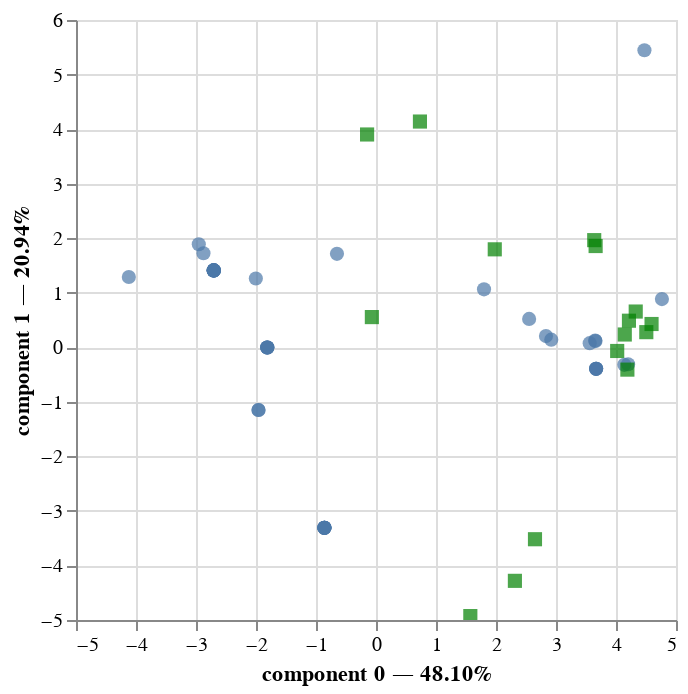

Write notebook code for a chart like this one.
### Markdown cell above
Clearly there are some correlations. But it's hard to see exactly what's going on. This is the value of PCA: it can help summarize a numeric dataset, which is practical when there are many columns.

### Code cell
import prince

pca = prince.PCA(n_components=5)
pca = pca.fit(drinks)
pca.plot(drinks, x_component=0, y_component=1)

### Figure 1 — Vega-Lite specification as saved in the notebook (floating-point values rounded to 4 significant figures)
{"config": {"view": {"continuousWidth": 300, "continuousHeight": 300}}, "layer": [{"data": {"name": "data-4dd1947ed7d21798ac46d180ac423ea1"}, "mark": {"type": "circle", "size": 50}, "encoding": {"tooltip": [{"field": "LCI Name", "type": "nominal"}, {"field": "component 0", "type": "quantitative"}, {"field": "component 1", "type": "quantitative"}], "x": {"axis": {"title": "component 0 — 48.10%"}, "field": "component 0", "scale": {"zero": false}, "type": "quantitative"}, "y": {"axis": {"title": "component 1 — 20.94%"}, "field": "component 1", "scale": {"zero": false}, "type": "quantitative"}}, "name": "view_1"}, {"data": {"name": "data-e020457452415e84e4162c95fa384094"}, "mark": {"type": "square", "color": "green", "size": 50}, "encoding": {"tooltip": [{"field": "variable", "type": "nominal"}], "x": {"field": "component 0", "scale": {"zero": false}, "type": "quantitative"}, "y": {"field": "component 1", "scale": {"zero": false}, "type": "quantitative"}}}], "params": [{"name": "param_1", "select": {"type": "interval", "encodings": ["x", "y"]}, "bind": "scales", "views": ["view_1"]}], "$schema": "https://vega.github.io/schema/vega-lite/v5.15.1.json", "datasets": {"data-4dd1947ed7d21798ac46d180ac423ea1": [{"LCI Name": "Pure alcohol", "component 0": -2.704, "component 1": 1.409, "component 2": -1.402, "component 3": -0.897, "component 4": -0.2997, "label": "Pure alcohol"}, {"LCI Name": "Wine-based aperitif", "component 0": 1.8, "component 1": 1.062, "component 2": 0.9327, "component 3": -1.054, "component 4": 0.3113, "label": "Wine-based aperitif"}, {"LCI Name": "Beer, regular (4-5° alcohol)", "component 0": -0.8601, "component 1": -3.31, "component 2": -0.9386, "component 3": 0.5656, "component 4": 0.5262, "label": "Beer, regular (4-5° alcohol)"}, {"LCI Name": "Beer, \"specialty\", from abbey or regional (varying alcohol content)", "component 0": -0.8601, "component 1": -3.31, "component 2": -0.9386, "component 3": 0.5656, "component 4": 0.5262, "label": "Beer, \"specialty\", from abbey or regional (varying alcohol content)"}, {"LCI Name": "Beer, special (5-6° alcohol)", "component 0": -0.8601, "component 1": -3.31, "component 2": -0.9386, "component 3": 0.5656, "component 4": 0.5262, "label": "Beer, special (5-6° alcohol)"}, {"LCI Name": "Beer, dark", "component 0": -0.8601, "component 1": -3.31, "component 2": -0.9386, "component 3": 0.5656, "component 4": 0.5262, "label": "Beer, dark"}, {"LCI Name": "Beer, low alcohol-content (3° alcohol)", "component 0": -0.8601, "component 1": -3.31, "component 2": -0.9386, "component 3": 0.5656, "component 4": 0.5262, "label": "Beer, low alcohol-content (3° alcohol)"}, {"LCI Name": "Beer, strong (>8° alcohol)", "component 0": -0.8601, "component 1": -3.31, "component 2": -0.9386, "component 3": 0.5656, "component 4": 0.5262, "label": "Beer, strong (>8° alcohol)"}, {"LCI Name": "Beer, alcohol-free (<1,2° alcohol)", "component 0": -0.8601, "component 1": -3.31, "component 2": -0.9386, "component 3": 0.5656, "component 4": 0.5262, "label": "Beer, alcohol-free (<1,2° alcohol)"}, {"LCI Name": "Champagne", "component 0": 3.669, "component 1": -0.396, "component 2": 0.4127, "component 3": -1.246, "component 4": 0.1864, "label": "Champagne"}, {"LCI Name": "Flavoured cider", "component 0": -1.812, "component 1": -0.004487, "component 2": 1.841, "component 3": 1.672, "component 4": -1.231, "label": "Flavoured cider"}, {"LCI Name": "Cider, half-dry", "component 0": -1.812, "component 1": -0.004487, "component 2": 1.841, "component 3": 1.672, "component 4": -1.231, "label": "Cider, half-dry"}, {"LCI Name": "Cider, dry", "component 0": -1.812, "component 1": -0.004487, "component 2": 1.841, "component 3": 1.672, "component 4": -1.231, "label": "Cider, dry"}, {"LCI Name": "Cider, sweet", "component 0": -1.812, "component 1": -0.004487, "component 2": 1.841, "component 3": 1.672, "component 4": -1.231, "label": "Cider, sweet"}, {"LCI Name": "Cider", "component 0": -1.812, "component 1": -0.004487, "component 2": 1.841, "component 3": 1.672, "component 4": -1.231, "label": "Cider"}, {"LCI Name": "Rum-based cocktail", "component 0": -2.954, "component 1": 1.888, "component 2": 1.575, "component 3": -0.1487, "component 4": 0.6446, "label": "Rum-based cocktail"}, {"LCI Name": "Whiskey-based cocktail", "component 0": -4.119, "component 1": 1.287, "component 2": 0.9141, "component 3": -1.265, "component 4": 0.1576, "label": "Whiskey-based cocktail"}, {"LCI Name": "Cocktail, alcohol-free (juices and syrup-based cocktail)", "component 0": -2.003, "component 1": 1.26, "component 2": 3.112, "component 3": 0.524, "component 4": 1.922, "label": "Cocktail, alcohol-free (juices and syrup-based cocktail)"}, {"LCI Name": "Cocktail, punch type, 16% alcohol", "component 0": -0.6507, "component 1": 1.713, "component 2": 2.395, "component 3": 1.176, "component 4": 2.127, "label": "Cocktail, punch type, 16% alcohol"}, {"LCI Name": "Blackcurrant liqueur", "component 0": 4.765, "component 1": 0.884, "component 2": -1.278, "component 3": 2.645, "component 4": -1.417, "label": "Blackcurrant liqueur"}, {"LCI Name": "Clear fruit brandy or eau-de-vie", "component 0": -2.876, "component 1": 1.723, "component 2": -1.211, "component 3": -0.9517, "component 4": -0.3272, "label": "Clear fruit brandy or eau-de-vie"}, {"LCI Name": "Spirit made from wine, armagnac or cognac type", "component 0": -2.704, "component 1": 1.409, "component 2": -1.402, "component 3": -0.897, "component 4": -0.2997, "label": "Spirit made from wine, armagnac or cognac type"}, {"LCI Name": "Gin", "component 0": -2.704, "component 1": 1.409, "component 2": -1.402, "component 3": -0.897, "component 4": -0.2997, "label": "Gin"}, {"LCI Name": "Kir (Cocktail of white wine with red fruit liqueur)", "component 0": 4.139, "component 1": -0.3218, "component 2": -0.1637, "component 3": -0.3442, "component 4": -0.1706, "label": "Kir (Cocktail of white wine with red fruit liqueur)"}, {"LCI Name": "Champagne kir (Cocktail of champagne with red fruit liqueur)", "component 0": 4.202, "component 1": -0.3109, "component 2": -0.2477, "component 3": -0.2109, "component 4": -0.2232, "label": "Champagne kir (Cocktail of champagne with red fruit liqueur)"}, {"LCI Name": "Liqueur", "component 0": 4.474, "component 1": 5.445, "component 2": -2.807, "component 3": 4.176, "component 4": 2.088, "label": "Liqueur"}, {"LCI Name": "Marsala wine", "component 0": 3.653, "component 1": 0.1229, "component 2": 0.8529, "component 3": -1.497, "component 4": -0.662, "label": "Marsala wine"}, {"LCI Name": "Shandy (beer + lemonade)", "component 0": -1.959, "component 1": -1.149, "component 2": 0.4781, "component 3": 0.2074, "component 4": 0.6936, "label": "Shandy (beer + lemonade)"}, {"LCI Name": "Shandy, prepacked (<1° alcohol)", "component 0": -1.959, "component 1": -1.149, "component 2": 0.4781, "component 3": 0.2074, "component 4": 0.6936, "label": "Shandy, prepacked (<1° alcohol)"}, {"LCI Name": "Pastis (anise-flavoured spirit)", "component 0": -2.704, "component 1": 1.409, "component 2": -1.402, "component 3": -0.897, "component 4": -0.2997, "label": "Pastis (anise-flavoured spirit)"}, {"LCI Name": "Sparkling fruit wine", "component 0": 2.921, "component 1": 0.1389, "component 2": -0.1666, "component 3": -0.5625, "component 4": 0.184, "label": "Sparkling fruit wine"}, {"LCI Name": "Rum", "component 0": -2.704, "component 1": 1.409, "component 2": -1.402, "component 3": -0.897, "component 4": -0.2997, "label": "Rum"}, {"LCI Name": "Sake or rice wine", "component 0": -2.704, "component 1": 1.409, "component 2": -1.402, "component 3": -0.897, "component 4": -0.2997, "label": "Sake or rice wine"}, {"LCI Name": "Sangria", "component 0": 3.562, "component 1": 0.07543, "component 2": -1.176, "component 3": 1.545, "component 4": -1.725, "label": "Sangria"}, {"LCI Name": "Wine, white, sparkling", "component 0": 3.669, "component 1": -0.396, "component 2": 0.4127, "component 3": -1.246, "component 4": 0.1864, "label": "Wine, white, sparkling"}, {"LCI Name": "Wine, white, sparkling, flavoured", "component 0": 3.669, "component 1": -0.396, "component 2": 0.4127, "component 3": -1.246, "component 4": 0.1864, "label": "Wine, white, sparkling, flavoured"}, {"LCI Name": "Wine, white, dry", "component 0": 3.669, "component 1": -0.396, "component 2": 0.4127, "component 3": -1.246, "component 4": 0.1864, "label": "Wine, white, dry"}, {"LCI Name": "Wine, white, sweet", "component 0": 2.552, "component 1": 0.5195, "component 2": 1.508, "component 3": -1.736, "component 4": 0.3141, "label": "Wine, white, sweet"}, {"LCI Name": "Wine, rose", "component 0": 2.833, "component 1": 0.2055, "component 2": 0.8932, "component 3": -1.376, "component 4": 0.1744, "label": "Wine, rose"}, {"LCI Name": "Wine, red", "component 0": 3.658, "component 1": 0.1135, "component 2": 0.847, "component 3": -1.495, "component 4": -0.6616, "label": "Wine, red"}, {"LCI Name": "Vodka", "component 0": -2.704, "component 1": 1.409, "component 2": -1.402, "component 3": -0.897, "component 4": -0.2997, "label": "Vodka"}, {"LCI Name": "Whisky", "component 0": -2.704, "component 1": 1.409, "component 2": -1.402, "component 3": -0.897, "component 4": -0.2997, "label": "Whisky"}], "data-e020457452415e84e4162c95fa384094": [{"variable": "Changement climatique", "component 0": 4.19, "component 1": -0.4096, "component 2": -0.9468, "component 3": 1.046, "component 4": -0.4344, "label": "Changement climatique"}, {"variable": "Couche d'ozone", "component 0": 2.315, "component 1": -4.282, "component 2": -0.831, "component 3": 0.7801, "component 4": 0.08129, "label": "Couche d'ozone"}, {"variable": "Rayonnements", "component 0": 1.572, "component 1": -4.927, "component 2": -0.5306, "component 3": 0.1792, "component 4": 0.3067, "label": "Rayonnements"}, {"variable": "Formation d'ozone", "component 0": -0.1485, "component 1": 3.901, "component 2": -1.747, "component 3": -1.325, "component 4": -0.2561, "label": "Formation d'ozone"}, {"variable": "Particules fines", "component 0": 0.7324, "component 1": 4.138, "component 2": -1.913, "component 3": 0.4951, "component 4": -0.005718, "label": "Particules fines"}, {"variable": "Effets non-cancéreux", "component 0": 4.146, "component 1": 0.2341, "component 2": 0.6422, "component 3": -1.763, "component 4": -0.09397, "label": "Effets non-cancéreux"}, {"variable": "Effets cancéreux", "component 0": 4.329, "component 1": 0.6551, "component 2": 0.894, "component 3": -0.8878, "component 4": 0.1237, "label": "Effets cancéreux"}, {"variable": "Acidification terrestre/eau douce", "component 0": 3.637, "component 1": 1.964, "component 2": -0.6006, "component 3": 1.796, "component 4": 0.3817, "label": "Acidification terrestre/eau douce"}, {"variable": "Eutrophisation eau douce", "component 0": 4.505, "component 1": 0.2773, "component 2": -0.05918, "component 3": 0.0836, "component 4": -0.3295, "label": "Eutrophisation eau douce"}, {"variable": "Eutrophisation marine", "component 0": 4.592, "component 1": 0.4266, "component 2": 0.2647, "component 3": -0.7126, "component 4": 0.06497, "label": "Eutrophisation marine"}, {"variable": "Eutrophisation terrestre", "component 0": 3.66, "component 1": 1.856, "component 2": -0.3716, "component 3": 1.812, "component 4": 0.4295, "label": "Eutrophisation terrestre"}, {"variable": "Écotoxicité eau douce", "component 0": 1.979, "component 1": 1.796, "component 2": 1.654, "component 3": 1.686, "component 4": 0.8619, "label": "Écotoxicité eau douce"}, {"variable": "Utilisation sol", "component 0": 4.216, "component 1": 0.4869, "component 2": 0.5689, "component 3": -1.594, "component 4": -0.08124, "label": "Utilisation sol"}, {"variable": "Épuisement ressources eau", "component 0": -0.06879, "component 1": 0.5533, "component 2": 1.277, "component 3": 2.868, "component 4": -1.212, "label": "Épuisement ressources eau"}, {"variable": "Épuisement ressources énergétiques", "component 0": 2.65, "component 1": -3.519, "component 2": -1.504, "component 3": 0.4965, "component 4": -0.08245, "label": "Épuisement ressources énergétiques"}, {"variable": "Épuisement ressources minéraux", "component 0": 4.02, "component 1": -0.068, "component 2": 0.5794, "component 3": -0.9659, "component 4": -0.5056, "label": "Épuisement ressources minéraux"}]}}
